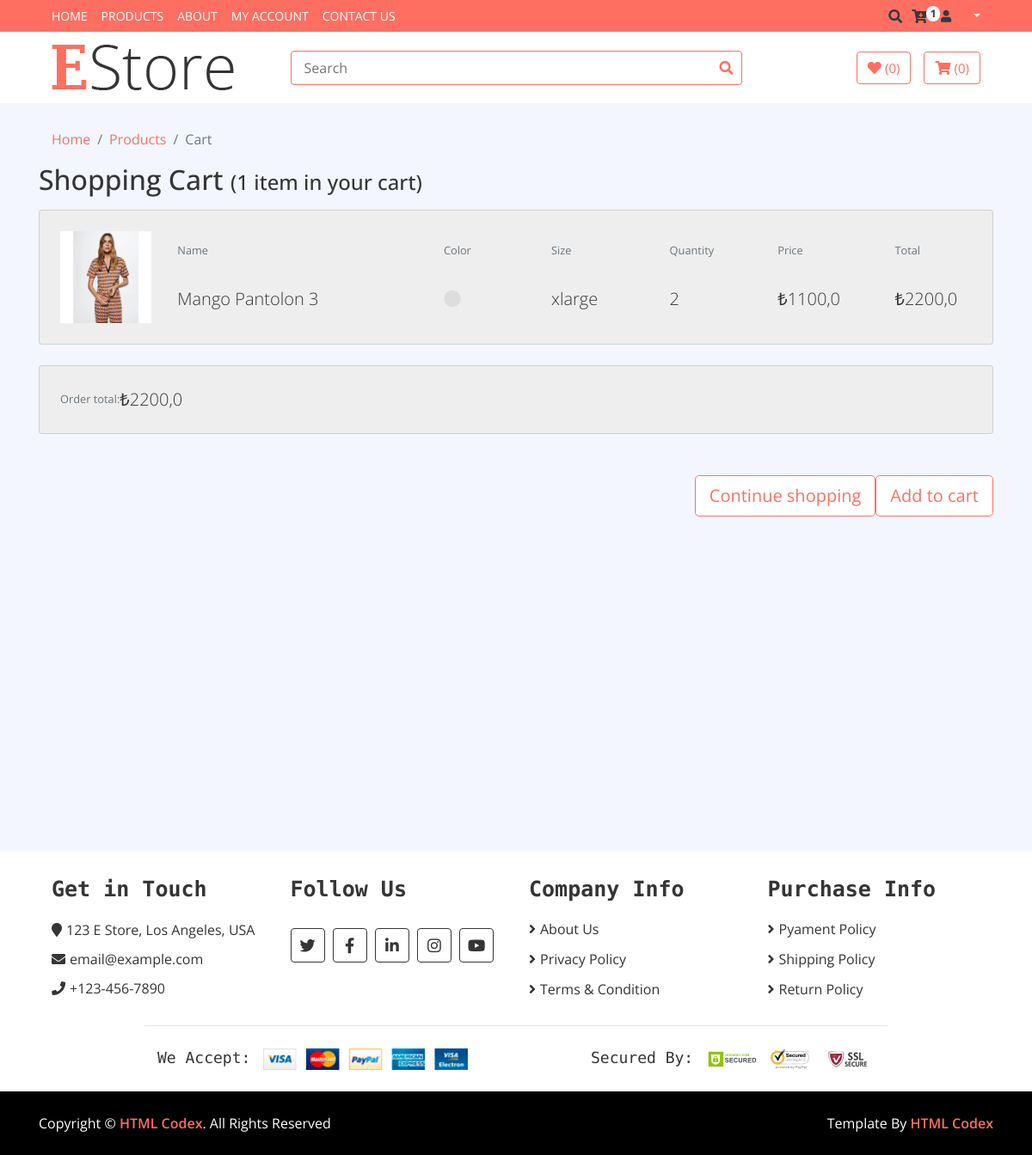
The page /basketShop/ (signed in) on the database its author committed.
### myApp/models.py (models this page shows, shortened)
class BasketShop(models.Model):
   user = models.ForeignKey(User, verbose_name=("Kullanıcı"), on_delete=models.CASCADE)
   product = models.ForeignKey(ProductInfo, verbose_name=("Ürün"), on_delete=models.CASCADE)
   quanity = models.IntegerField(("Adet"), default=0)
   total_price = models.FloatField(("Toplam Fiyat"), default=0)

class ProductInfo(models.Model):
   CHOICES = [
      ("small", "S"),
      ("medium", "M"),
      ("large", "L"),
      ("xlarge", "XL"),
   ]
   product = models.ForeignKey(ProductMain, verbose_name=("Ürün"), on_delete=models.CASCADE)
   size = models.CharField(("Beden"), choices=CHOICES, max_length=50)
   color = models.ForeignKey(Color, verbose_name=("Renk"), on_delete=models.CASCADE)
   stok = models.IntegerField(("Stok"), default=0)

class ProductMain(models.Model):
   user = models.ForeignKey(User, verbose_name=("Kullanıcı"), on_delete=models.CASCADE)
   brand = models.ForeignKey(Brand, verbose_name=("Marka"), on_delete=models.CASCADE)
   category = models.ForeignKey(Category, verbose_name=("Kategori"), on_delete=models.CASCADE)
   title = models.CharField(("Başlık"), max_length=50)
   Description = models.TextField(("Açıklama"))
   comments = models.IntegerField(("Yorum Sayısı"), default=0)
   price = models.FloatField(("Fiyat"))
   slug = models.SlugField(("Slug"), blank=True, null=True)
   image = models.ImageField(("Ürün Kart Resmi"), upload_to="product", max_length=350, null=True)
   rating = models.FloatField(("Ürün Puanı"), default=0)

class Color(models.Model):
   title = models.CharField(("Renk Başlık"), max_length=50)
   color_cod = models.CharField(("Renk Kodu"), max_length=50, null=True)
   slug = models.SlugField(("Slug"), blank=True)

### myApp/views.py (the view)
# urls.py: path('basketShop/', basketShop, name="basketShop"),
@login_required(login_url="loginUser")
def basketShop(request):
   basket = BasketShop.objects.filter(user=request.user)
   total = 0
   for i in basket:
      total += i.total_price
   context = {
      "basket":basket,
      "total":total,
   }
   return render(request, "user/cart.html", context)

### myApp/context_processors.py (called while the page is built)
def myContext(request):
    basketlength=0
    if request.user.is_authenticated:
        basketlength = len(BasketShop.objects.filter(user=request.user))
    return {'basketlength':basketlength}

### myApp/templates/user/cart.html
{% extends 'base.html' %}
{% load static %}
{% block body %}
        <div class="bottom-bar">
            <div class="container-fluid">
                <div class="row align-items-center">
                    <div class="col-md-3">
                        <div class="logo">
                            <a href="index.html">
                                <img src="{% static 'img/logo.png' %}" alt="Logo">
                            </a>
                        </div>
                    </div>
                    <div class="col-md-6">
                        <div class="search">
                            <input type="text" placeholder="Search">
                            <button><i class="fa fa-search"></i></button>
                        </div>
                    </div>
                    <div class="col-md-3">
                        <div class="user">
                            <a href="wishlist.html" class="btn wishlist">
                                <i class="fa fa-heart"></i>
                                <span>(0)</span>
                            </a>
                            <a href="cart.html" class="btn cart">
                                <i class="fa fa-shopping-cart"></i>
                                <span>(0)</span>
                            </a>
                        </div>
                    </div>
                </div>
            </div>
        </div>
        <div class="breadcrumb-wrap">
            <div class="container-fluid">
                <ul class="breadcrumb">
                    <li class="breadcrumb-item"><a href="#">Home</a></li>
                    <li class="breadcrumb-item"><a href="#">Products</a></li>
                    <li class="breadcrumb-item active">Cart</li>
                </ul>
            </div>
        </div>
        <section class="vh-100">
            <div class="container h-100">
               <div class="row d-flex justify-content-center mt-3 h-100">
                  <div class="col">
                     <p><span class="h2">Shopping Cart </span><span class="h4">(1 item in your cart)</span></p>
                     {% for i in basket %}
                        <div class="card mb-4" style="background-color: #eee;">
                           <div class="card-body p-4">
                              <div class="row align-items-center">
                                 <div class="col">
                                    <img src="{{ i.product.product.image.url }}"
                                       class="img-fluid" alt="Generic placeholder image">
                                 </div>
                                 <div class="col-3 d-flex">
                                    <div>
                                       <p class="small text-muted mb-4 pb-2">Name</p>
                                       <p class="lead fw-normal mb-0">{{ i.product.product.title }}</p>
                                    </div>
                                 </div>
                                 <div class="col d-flex justify-content-center">
                                    <div>
                                       <p class="small text-muted mb-4 pb-2">Color</p>
                                       <p class="lead fw-normal mb-0"><i class="fas fa-circle me-2" style="color: {{ i.product.color.color_cod }};"></i>
                                       </p>
                                    </div>
                                 </div>
                                 <div class="col d-flex justify-content-center">
                                    <div>
                                       <p class="small text-muted mb-4 pb-2">Size</p>
                                       <p class="lead fw-normal mb-0">{{ i.product.size }}</p>
                                    </div>
                                 </div>
                                 <div class="col d-flex justify-content-center">
                                    <div>
                                       <p class="small text-muted mb-4 pb-2">Quantity</p>
                                       <p class="lead fw-normal mb-0">{{ i.quanity }}</p>
                                    </div>
                                 </div>
                                 <div class="col d-flex justify-content-center">
                                    <div>
                                       <p class="small text-muted mb-4 pb-2">Price</p>
                                       <p class="lead fw-normal mb-0">₺{{ i.product.product.price }}</p>
                                    </div>
                                 </div>
                                 <div class="col d-flex justify-content-center">
                                    <div>
                                       <p class="small text-muted mb-4 pb-2">Total</p>
                                       <p class="lead fw-normal mb-0">₺{{ i.total_price }}</p>
                                    </div>
                                 </div>
                              </div>
                           </div>
                        </div>
                     {% endfor %}
                     <div class="card mb-5" style="background-color: #eeeeee;">
                        <div class="card-body p-4">
                           <div class="float-end">
                              <p class="mb-0 me-5 d-flex align-items-center">
                                 <span class="small text-muted me-2">Order total: </span><span class="lead fw-normal">₺{{ total }}</span>
                              </p>
                           </div>
                        </div>
                     </div>
                     <div class="d-flex justify-content-end">
                        <button type="button" class="btn btn-light btn-lg me-2">Continue shopping</button>
                        <button type="button" class="btn btn-primary btn-lg">Add to cart</button>
                     </div>
                  </div>
               </div>
            </div>
         </section>
{% endblock body %}

### myApp/static/css/style.css (style rules this page uses)
body { color: #353535; font-family: 'Open Sans', sans-serif; font-weight: 400; background: #f3f6ff; }
a { color: #FF6F61; }
@media (min-width: 992px) { .container-fluid { padding-right: 60px; padding-left: 60px; } }
.btn { color: #FF6F61; background: #ffffff; border: 1px solid #FF6F61; }
.bottom-bar { padding: 15px 0; background: #ffffff; margin-bottom: 30px; }
.bottom-bar .logo { text-align: left; overflow: hidden; }
.bottom-bar .logo a img { max-height: 60px; }
.bottom-bar .search { width: 100%; }
.bottom-bar .search input[type=text] { width: 100%; height: 40px; padding: 0 15px; color: #666666; border: 1px solid #FF6F61; border-radius: 4px; }
.bottom-bar .search button { position: absolute; width: 40px; height: 38px; top: 1px; right: 16px; padding: 0 15px; border: none; background: none; color: #FF6F61; border-radius: 0 2px 2px 0; }
.bottom-bar .user { font-size: 0; text-align: right; }
.bottom-bar .user .wishlist { margin-right: 15px; }
.bottom-bar .user .cart i, .bottom-bar .user .wishlist i { color: #FF6F61; }
.bottom-bar .user .cart span, .bottom-bar .user .wishlist span { color: #FF6F61; font-size: 15px; }
@media (min-width: 768px) { .bottom-bar { max-height: 90px; } }
.breadcrumb-wrap { position: relative; width: 100%; }
.breadcrumb-wrap .breadcrumb { margin: 0; padding: 0; background: transparent; }

### rows shown on the page
BasketShop: product.product.image (picture), product.product "Mango Pantolon 3", product.size "xlarge", quanity "2", product.product.price "1100,0", total_price "2200,0"

### other values the page prints
{{ basketlength }} "1"
{{ total }} "2200,0"
